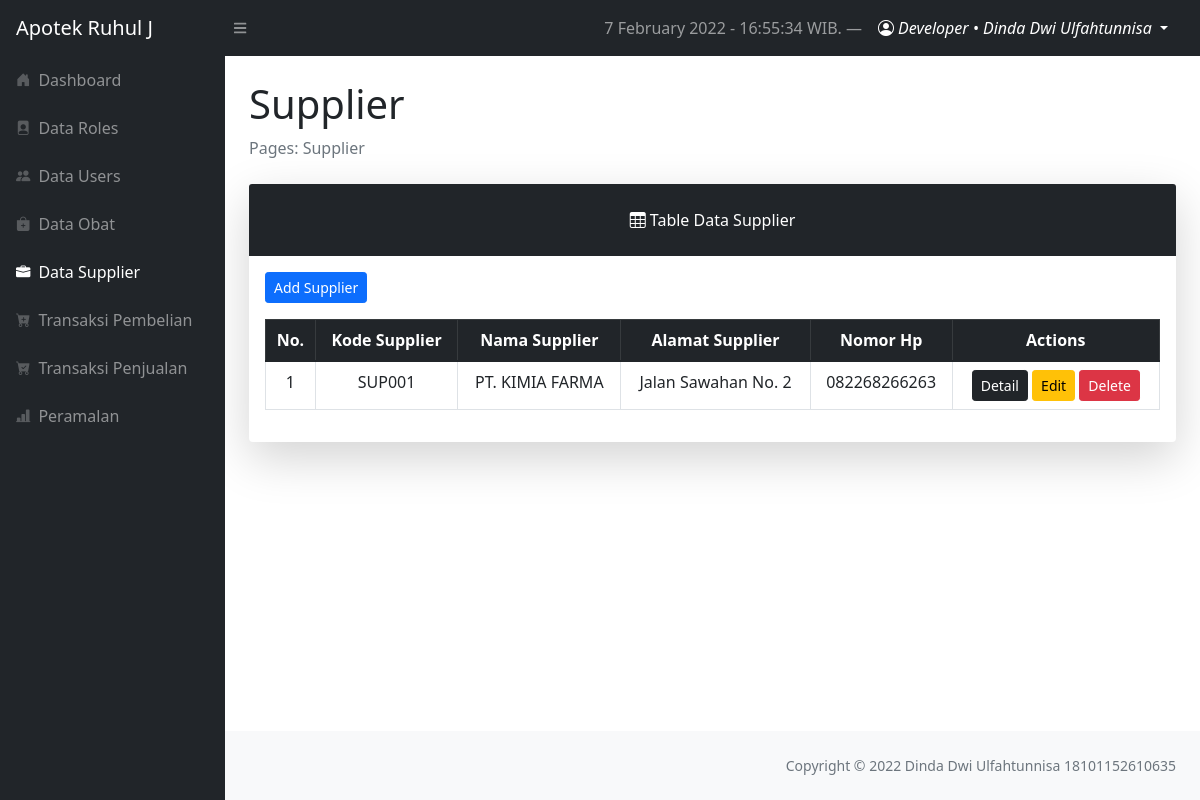
The page /layouts/dashboard/index.php?page=supplier (signed in) on the database as committed earlier.
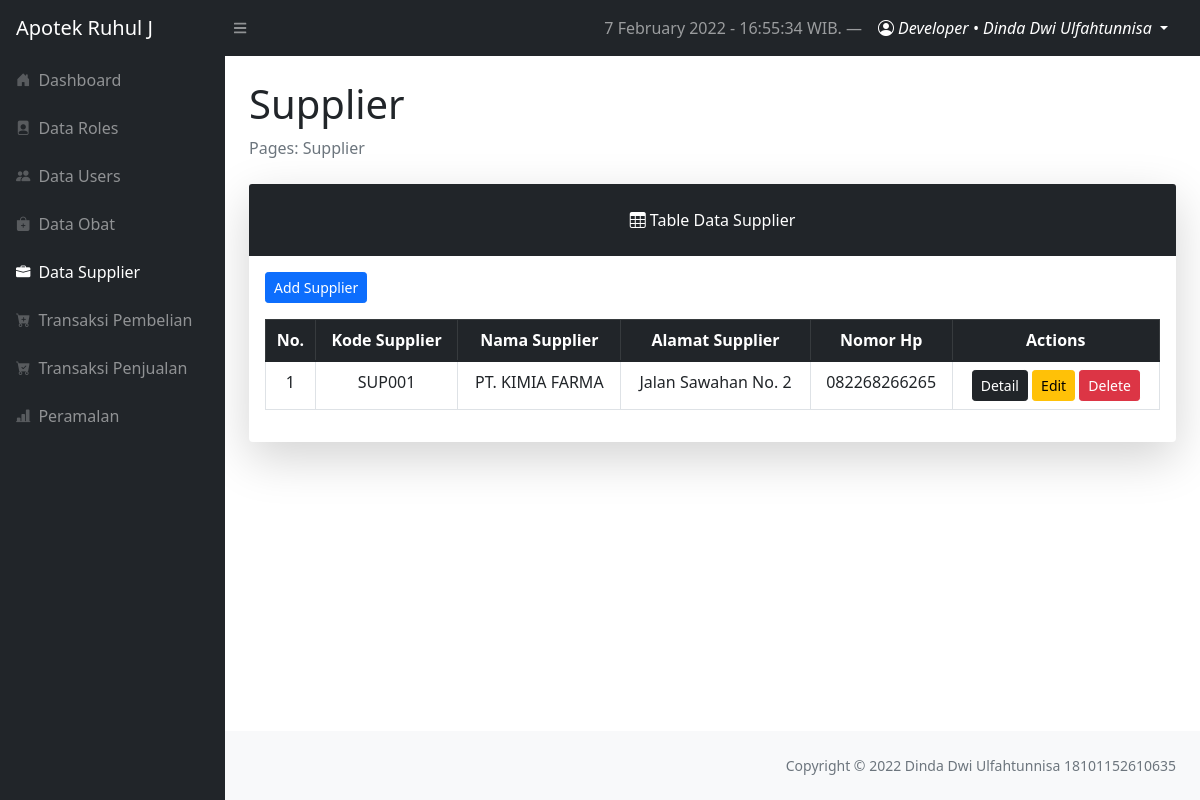
The same page on the database as committed later.
### tables this page shows
CREATE TABLE `tbl_supplier` (
  `supplier_id` int(11) NOT NULL,
  `kode_supplier` varchar(10) NOT NULL,
  `nama_supplier` varchar(50) NOT NULL,
  `alamat` text NOT NULL,
  `nohp` varchar(13) NOT NULL
);

### config/functionDate.php (called while the page is built, shortened)
<?php
$timenow = date("j F Y - H:i:s");

### config/config.php (called while the page is built, shortened)
<?php
$localhost  = "localhost";
$username   = "root";
$password   = "";
$db         = "forecasting_apotek";
$conn = mysqli_connect($localhost, $username, $password, $db);
function query($query)
{
    global $conn;
    $result = mysqli_query($conn, $query);
    while ($row = mysqli_fetch_assoc($result)) {
        $rows[] = $row;
    }
    return $rows;
}

### layouts/dashboard/supplier/index.php (the view, shortened to what this page needs)
<?php
require '../../config/config.php';
$suppliers = query("SELECT * FROM tbl_supplier");
$no = 1;
?>
<main>
    <div class="container-fluid px-4">
        <h1 class="mt-4">Supplier</h1>
        <ol class="breadcrumb mb-4">
            <li class="breadcrumb-item active">Pages: Supplier</li>
        </ol>
        <div class="card shadow-lg border-0 mb-4">
            <div class="card-header border-0 text-center p-4 bg-dark text-white">
                <i class="bi bi-table"></i>
                Table Data Supplier
            </div>
            <div class="card-body">
                <a href="?page=supplier/create" class="btn btn-sm btn-primary mb-3">Add Supplier</a>
                <table class="table table-bordered table-hover table-responsive-sm text-center">
                    <thead class="table-dark">
                        <th scope="col">No.</th>
                        <th scope="col">Kode Supplier</th>
                        <th scope="col">Nama Supplier</th>
                        <th scope="col">Alamat Supplier</th>
                        <th scope="col">Nomor Hp</th>
                        <th scope="col">Actions</th>
                    </thead>
                    <tbody>
                        <?php foreach ($suppliers as $supplier) : ?>
                            <tr>
                                <td><?= $no++; ?></td>
                                <td><?= $supplier['kode_supplier']; ?></td>
                                <td><?= $supplier['nama_supplier']; ?></td>
                                <td><?= $supplier['alamat']; ?></td>
                                <td><?= $supplier['nohp']; ?></td>
                                <td>
                                    <a href="index.php?page=supplier/detail&id=<?= $supplier['supplier_id'] ?>" class="btn btn-sm btn-dark">Detail</a>
                                    <a href="index.php?page=supplier/update&id=<?= $supplier['supplier_id'] ?>" class="btn btn-sm btn-warning">Edit</a>
                                    <a href="index.php?page=supplier/delete&id=<?= $supplier['supplier_id'] ?>" class="btn btn-sm btn-danger" onclick="return confirm('Are you sure to delete user?')">Delete</a>
                                </td>
                            </tr>
                        <?php endforeach; ?>
                    </tbody>
                </table>
            </div>
        </div>
</main>

### layouts/dashboard/index.php (shortened to what this page needs)
<?php
require '../../config/functionDate.php';
?>
<!DOCTYPE html>
<html lang="en">
<head>
    <?php include '../components/dashboard-css.php'; ?>
</head>
<body class="sb-nav-fixed">
    <?php include '../components/topnav.php'; ?>
    <div id="layoutSidenav">
        <div id="layoutSidenav_nav">
            <?php include '../components/sidenav.php'; ?>
        </div>
        <div id="layoutSidenav_content">
            <?php include 'controllerDashboard.php'; ?>
            <footer class="py-4 bg-light mt-auto">
                <div class="container-fluid px-4">
                    <div class="d-flex align-items-center justify-content-between small">
                        <div class="text-muted ms-auto">Copyright &copy; 2022 Dinda Dwi Ulfahtunnisa 18101152610635</div>
                    </div>
                </div>
            </footer>
        </div>
    </div>
</body>
</html>

### layouts/components/dashboard-css.php (shortened to what this page needs)
<link href="https://cdn.jsdelivr.net/npm/bootstrap-icons@1.4.1/font/bootstrap-icons.css" rel="stylesheet" />
<link rel="stylesheet" href="../../assets/css/bootstrap.min.css">
<link rel="stylesheet" href="../../assets/css/dashboard-style.css">
<link href="https://cdn.jsdelivr.net/npm/simple-datatables@latest/dist/style.css" rel="stylesheet" />

### layouts/components/topnav.php (shortened to what this page needs)
<nav class="sb-topnav navbar navbar-expand navbar-dark bg-dark">
    <a class="navbar-brand ps-3" href="index.php?page=dashboard">Apotek Ruhul J</a>
    <button class="btn btn-link btn-sm order-1 order-lg-0 me-4 me-lg-0" id="sidebarToggle" href="#!">
        <i class="fas fa-bars"></i>
    </button>
    <div class="d-none d-md-inline-block ms-auto">
        <ul class="navbar-nav ms-md-0 me-3 me-lg-4">
            <li class="nav-item text-white">
                <a href="#" class="nav-link"><?= $timenow; ?> WIB. &mdash;</a>
            </li>
            <li class="nav-item dropdown">
                <a class="nav-link dropdown-toggle text-white" id="navbarDropdown" href="#" role="button" data-bs-toggle="dropdown" aria-expanded="false">
                    <i class="bi bi-person-circle"></i>
                    <span class="text-capitalize fst-italic">
                        <?= $_SESSION['username']; ?> &bull; <?= $_SESSION['fullname']; ?>
                    </span>
                </a>
            </li>
        </ul>
</nav>

### layouts/components/sidenav.php (shortened to what this page needs)
<nav class="sb-sidenav accordion sb-sidenav-dark" id="sidenavAccordion">
    <div class="sb-sidenav-menu">
        <div class="nav">
            <a class="nav-link <?php if ($_GET['page'] == 'dashboard') echo 'active' ?>" href="index.php?page=dashboard">
                <div class="sb-nav-link-icon">
                    <i class="bi bi-house-door-fill"></i>
                </div>
                Dashboard
            </a>
            <?php if ($_SESSION['role_id'] == 1) : ?>
                <a class="nav-link <?php if ($_GET['page'] == 'roles') echo 'active' ?>" href="index.php?page=roles">
                    <div class="sb-nav-link-icon">
                        <i class="bi bi-file-person-fill"></i>
                    </div>
                    Data Roles
                </a>
                <a class="nav-link <?php if ($_GET['page'] == 'users') echo 'active' ?>" href="index.php?page=users">
                    <div class="sb-nav-link-icon">
                        <i class="bi bi-people-fill"></i>
                    </div>
                    Data Users
                </a>
                <a class="nav-link <?php if ($_GET['page'] == 'obat') echo 'active' ?>" href="index.php?page=obat">
                    <div class="sb-nav-link-icon">
                        <i class="bi bi-bag-plus-fill"></i>
                    </div>
                    Data Obat
                </a>
                <a class="nav-link <?php if ($_GET['page'] == 'supplier') echo 'active' ?>" href="index.php?page=supplier">
                    <div class="sb-nav-link-icon">
                        <i class="bi bi-briefcase-fill"></i>
                    </div>
                    Data Supplier
                </a>
                <a class="nav-link <?php if ($_GET['page'] == 'pembelian') echo 'active' ?>" href="index.php?page=pembelian">
                    <div class="sb-nav-link-icon">
                        <i class="bi bi-cart-plus-fill"></i>
                    </div>
                    Transaksi Pembelian
                </a>
                <a class="nav-link <?php if ($_GET['page'] == 'penjualan') echo 'active' ?>" href="index.php?page=penjualan">
                    <div class="sb-nav-link-icon">
                        <i class="bi bi-cart-check-fill"></i>
                    </div>
                    Transaksi Penjualan
                </a>
                <a class="nav-link <?php if ($_GET['page'] == 'peramalan') echo 'active' ?>" href="index.php?page=peramalan">
                    <div class="sb-nav-link-icon">
                        <i class="bi bi-bar-chart-line-fill"></i>
                    </div>
                    Peramalan
                </a>
            <?php endif; ?>
        </div>
    </div>
</nav>

### layouts/dashboard/controllerDashboard.php (shortened to what this page needs)
<?php
$page = (isset($_GET['page'])) ? $_GET['page'] : '';
switch ($page) {
    case 'supplier':
        include "supplier/index.php";
        break;
}

Rows that differ between the two databases and show on the page:
changed tbl_supplier "SUP001": nohp "082268266263" → "082268266265"
